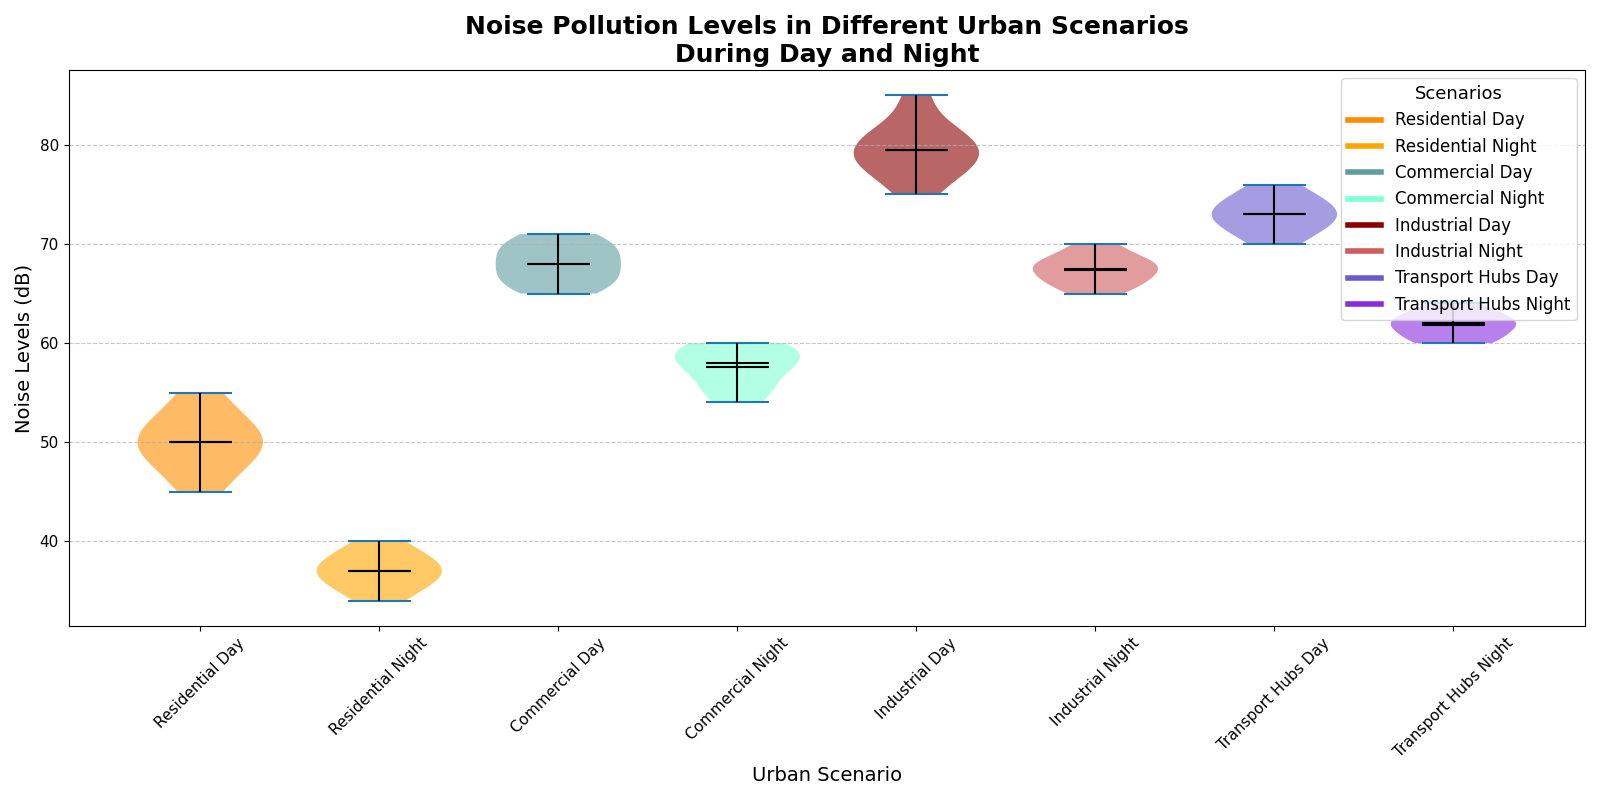

Reproduce this figure in Python.
import matplotlib.pyplot as plt
import numpy as np

# New Data: Average Noise Levels in Decibels (dB) for Public Transport Hubs during Day and Night
public_transport_hubs_day = np.array([70, 72, 74, 71, 73, 75, 76, 72, 73, 74])
public_transport_hubs_night = np.array([60, 62, 64, 61, 63, 62, 60, 61, 63, 62])

# Aggregate new and existing data for plotting
data_violin = [
    np.array([45, 50, 55, 47, 52, 53, 48, 50, 51, 49]),  # Residential Day
    np.array([35, 38, 40, 36, 39, 37, 34, 36, 38, 37]),  # Residential Night
    np.array([65, 68, 70, 66, 69, 67, 70, 71, 68, 66]),  # Commercial Day
    np.array([55, 58, 60, 56, 59, 57, 54, 59, 60, 58]),  # Commercial Night
    np.array([75, 80, 85, 78, 82, 81, 79, 77, 80, 78]),  # Industrial Day
    np.array([65, 68, 70, 66, 69, 68, 67, 66, 68, 67]),  # Industrial Night
    public_transport_hubs_day,
    public_transport_hubs_night
]
scenarios = ['Residential Day', 'Residential Night', 'Commercial Day', 'Commercial Night', 
             'Industrial Day', 'Industrial Night', 'Transport Hubs Day', 'Transport Hubs Night']

fig, ax = plt.subplots(figsize=(16, 8))

# Violin plot with additional data series
vparts = ax.violinplot(data_violin, showmedians=True, showmeans=True, showextrema=True, widths=0.7)

# Updated color palette
colors = ['#FF8C00', '#FFA500', '#5F9EA0', '#7FFFD4', '#8B0000', '#CD5C5C', '#6A5ACD', '#8A2BE2']

for i, pc in enumerate(vparts['bodies']):
    pc.set_facecolor(colors[i])
    pc.set_alpha(0.6)

for partname in ('cbars', 'cmeans', 'cmedians'):
    vparts[partname].set_edgecolor('black')
    vparts[partname].set_linewidth(1.5)

ax.set_title("Noise Pollution Levels in Different Urban Scenarios\nDuring Day and Night", fontsize=18, fontweight='bold')
ax.set_ylabel("Noise Levels (dB)", fontsize=14)
ax.set_xlabel("Urban Scenario", fontsize=14)
ax.set_xticks(np.arange(1, len(scenarios) + 1))
ax.set_xticklabels(scenarios, rotation=45, fontsize=12)

ax.yaxis.grid(True, linestyle='--', alpha=0.7)
plt.xticks(fontsize=11)
plt.yticks(fontsize=11)

handles = [plt.Line2D([0], [0], color=color, lw=4) for color in colors]
plt.legend(handles, scenarios, title="Scenarios", loc='upper right', fontsize=12, title_fontsize='13')

plt.tight_layout()
plt.show()
